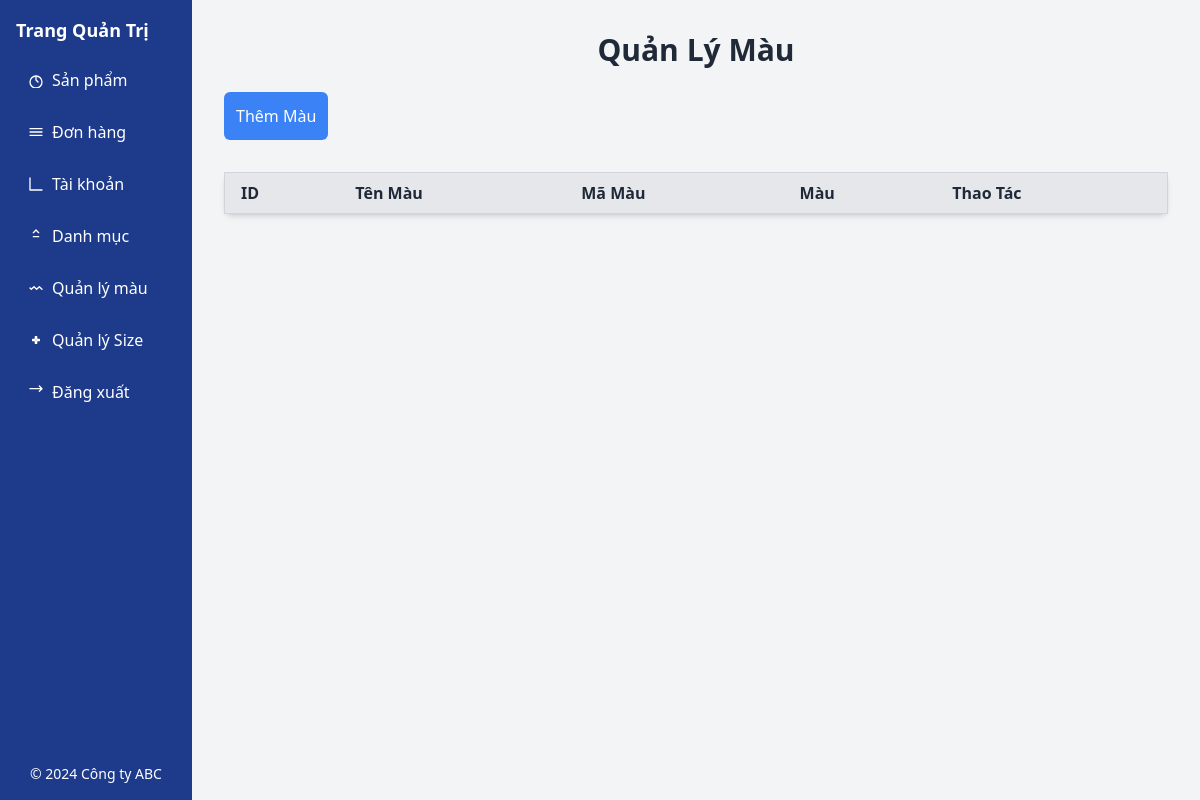
The app's page /admin/qlmau.php, older data.
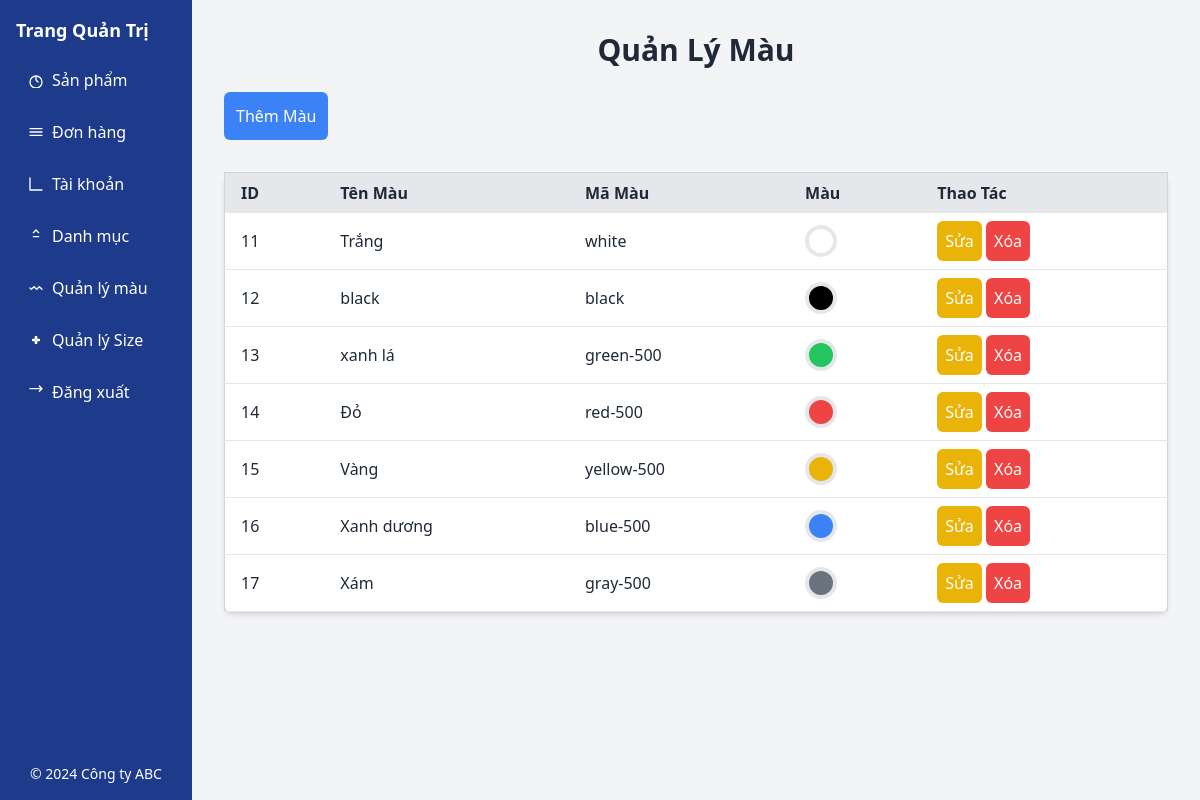
The same page, newer data.
### tables this page shows
CREATE TABLE IF NOT EXISTS `colors` (
  `color_id` int NOT NULL AUTO_INCREMENT,
  `color_name` varchar(10) NOT NULL,
  `color_code` varchar(10) NOT NULL,
  PRIMARY KEY (`color_id`)
);

### class/Db.php (called while the page is built, shortened)
<?php
class Db
{
  public static $conn = null;
  function __construct()
  {
    Db::$conn = new PDO("mysql:host=localhost; dbname=e1", 'root', '');
    Db::$conn->setAttribute(PDO::ATTR_ERRMODE, PDO::ERRMODE_EXCEPTION);
  }
  function selectSQL($sql, $arrParam = [])
  {
    $stm = Db::$conn->prepare($sql);
    $stm->execute($arrParam);
    return $stm->fetchAll(PDO::FETCH_ASSOC);
  }
}

### admin/qlmau.php (the view, shortened to what this page needs)
<?php
$db = new Db();
$sql = "SELECT * FROM colors";
$result = $db->selectSQL($sql);
?>
<!DOCTYPE html>
<html lang="en">
<head>
    <script src="https://cdn.tailwindcss.com"></script>
</head>
<body class="bg-gray-100 font-sans text-gray-800">
    <div class='flex '>
        <?php include './views/navAdmin.php'; ?>
        <div class='flex-1 p-4'>
            <div class="container mx-auto p-4">
                <h1 class="text-3xl font-bold text-center mb-6">Quản Lý Màu</h1>
                <button onclick="openAddModal()" class="bg-blue-500 text-white p-3 rounded-md mb-8">Thêm Màu</button>
                <table class="min-w-full bg-white border border-gray-300 rounded-lg shadow-md">
                    <thead>
                        <tr class="bg-gray-200">
                            <th class="py-2 px-4 text-left">ID</th>
                            <th class="py-2 px-4 text-left">Tên Màu</th>
                            <th class="py-2 px-4 text-left">Mã Màu</th>
                            <th class="py-2 px-4 text-left">Màu</th>
                            <th class="py-2 px-4 text-left">Thao Tác</th>
                        </tr>
                    </thead>
                    <tbody>
                        <?php foreach ($result as $row) { ?>
                            <tr class="border-b">
                                <td class="py-2 px-4"><?php echo $row['color_id']; ?></td>
                                <td class="py-2 px-4"><?php echo $row['color_name']; ?></td>
                                <td class="py-2 px-4"><?php echo $row['color_code']; ?></td>
                                <td class="py-2 px-4">
                                    <div class="w-8 h-8 rounded-full border-4 bg-<?php echo $row['color_code']; ?>">
                                    </div>
                                </td>
                                <td class="py-2 px-4">
                                    <button
                                        onclick="openEditModal(<?php echo $row['color_id']; ?>, '<?php echo $row['color_name']; ?>', '<?php echo $row['color_code']; ?>')"
                                        class="bg-yellow-500 text-white p-2 rounded-md">Sửa</button>
                                    <button onclick="openDeleteModal(<?php echo $row['color_id']; ?>)"
                                        class="bg-red-500 text-white p-2 rounded-md">Xóa</button>
                                </td>
                            </tr>
                        <?php } ?>
                    </tbody>
                </table>
            </div>
        </div>
    </div>
</body>
</html>

Row changes from the older to the newer data that the page shows:
added colors: color_id "11", color_name "Trắng", color_code "white"
added colors: color_id "12", color_name "black", color_code "black"
added colors: color_id "13", color_name "xanh lá", color_code "green-500"
added colors: color_id "14", color_name "Đỏ", color_code "red-500"
added colors: color_id "15", color_name "Vàng", color_code "yellow-500"
added colors: color_id "16", color_name "Xanh dương", color_code "blue-500"
added colors: color_id "17", color_name "Xám", color_code "gray-500"
